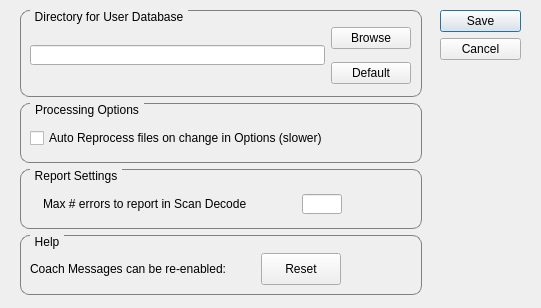
<?xml version="1.0" encoding="UTF-8"?>
<ui version="4.0">
 <class>SnoopConfigDialog</class>
 <widget class="QDialog" name="SnoopConfigDialog">
  <property name="geometry">
   <rect>
    <x>0</x>
    <y>0</y>
    <width>541</width>
    <height>308</height>
   </rect>
  </property>
  <property name="windowTitle">
   <string>JPEGsnoop Configuration</string>
  </property>
  <property name="modal">
   <bool>true</bool>
  </property>
  <widget class="QDialogButtonBox" name="buttonBox">
   <property name="geometry">
    <rect>
     <x>440</x>
     <y>10</y>
     <width>81</width>
     <height>71</height>
    </rect>
   </property>
   <property name="orientation">
    <enum>Qt::Vertical</enum>
   </property>
   <property name="standardButtons">
    <set>QDialogButtonBox::Cancel|QDialogButtonBox::Save</set>
   </property>
  </widget>
  <widget class="QWidget" name="layoutWidget">
   <property name="geometry">
    <rect>
     <x>20</x>
     <y>10</y>
     <width>402</width>
     <height>285</height>
    </rect>
   </property>
   <layout class="QVBoxLayout" name="verticalLayout_3">
    <item>
     <widget class="QGroupBox" name="groupBox">
      <property name="minimumSize">
       <size>
        <width>400</width>
        <height>80</height>
       </size>
      </property>
      <property name="styleSheet">
       <string notr="true">QGroupBox {
    border: 1px solid gray;
    border-radius: 9px;
    margin-top: 0.5em;
}

QGroupBox::title {
    subcontrol-origin: margin;
    left: 10px;
    padding: 0 3px 0 3px;
}</string>
      </property>
      <property name="title">
       <string>Directory for User Database</string>
      </property>
      <property name="flat">
       <bool>true</bool>
      </property>
      <widget class="QWidget" name="layoutWidget">
       <property name="geometry">
        <rect>
         <x>10</x>
         <y>10</y>
         <width>381</width>
         <height>71</height>
        </rect>
       </property>
       <layout class="QHBoxLayout" name="horizontalLayout_2">
        <item>
         <widget class="QLineEdit" name="leDbPath">
          <property name="maximumSize">
           <size>
            <width>320</width>
            <height>20</height>
           </size>
          </property>
         </widget>
        </item>
        <item>
         <layout class="QVBoxLayout" name="verticalLayout">
          <item>
           <widget class="QPushButton" name="btnBrowse">
            <property name="text">
             <string>Browse</string>
            </property>
           </widget>
          </item>
          <item>
           <widget class="QPushButton" name="btnDefault">
            <property name="text">
             <string>Default</string>
            </property>
           </widget>
          </item>
         </layout>
        </item>
       </layout>
      </widget>
     </widget>
    </item>
    <item>
     <widget class="QGroupBox" name="groupBox_3">
      <property name="minimumSize">
       <size>
        <width>400</width>
        <height>60</height>
       </size>
      </property>
      <property name="maximumSize">
       <size>
        <width>16777215</width>
        <height>60</height>
       </size>
      </property>
      <property name="styleSheet">
       <string notr="true">QGroupBox {
    border: 1px solid gray;
    border-radius: 9px;
    margin-top: 0.5em;
}

QGroupBox::title {
    subcontrol-origin: margin;
    left: 10px;
    padding: 0 3px 0 3px;
}</string>
      </property>
      <property name="title">
       <string>Processing Options</string>
      </property>
      <property name="flat">
       <bool>true</bool>
      </property>
      <widget class="QWidget" name="layoutWidget">
       <property name="geometry">
        <rect>
         <x>10</x>
         <y>20</y>
         <width>335</width>
         <height>31</height>
        </rect>
       </property>
       <layout class="QVBoxLayout" name="verticalLayout_2">
        <item>
         <widget class="QCheckBox" name="cbAutoReprocess">
          <property name="text">
           <string>Auto Reprocess files on change in Options (slower)</string>
          </property>
         </widget>
        </item>
       </layout>
      </widget>
     </widget>
    </item>
    <item>
     <widget class="QGroupBox" name="groupBox_4">
      <property name="minimumSize">
       <size>
        <width>400</width>
        <height>60</height>
       </size>
      </property>
      <property name="maximumSize">
       <size>
        <width>16777215</width>
        <height>60</height>
       </size>
      </property>
      <property name="styleSheet">
       <string notr="true">QGroupBox {
    border: 1px solid gray;
    border-radius: 9px;
    margin-top: 0.5em;
}

QGroupBox::title {
    subcontrol-origin: margin;
    left: 10px;
    padding: 0 3px 0 3px;
}</string>
      </property>
      <property name="title">
       <string>Report Settings</string>
      </property>
      <property name="flat">
       <bool>true</bool>
      </property>
      <widget class="QWidget" name="layoutWidget">
       <property name="geometry">
        <rect>
         <x>10</x>
         <y>20</y>
         <width>325</width>
         <height>31</height>
        </rect>
       </property>
       <layout class="QHBoxLayout" name="horizontalLayout_3">
        <item>
         <widget class="QLabel" name="label">
          <property name="minimumSize">
           <size>
            <width>240</width>
            <height>20</height>
           </size>
          </property>
          <property name="maximumSize">
           <size>
            <width>240</width>
            <height>20</height>
           </size>
          </property>
          <property name="text">
           <string>Max # errors to report in Scan Decode</string>
          </property>
         </widget>
        </item>
        <item>
         <widget class="QLineEdit" name="leMaxErrors">
          <property name="maximumSize">
           <size>
            <width>40</width>
            <height>20</height>
           </size>
          </property>
         </widget>
        </item>
       </layout>
      </widget>
     </widget>
    </item>
    <item>
     <widget class="QGroupBox" name="groupBox_5">
      <property name="minimumSize">
       <size>
        <width>400</width>
        <height>60</height>
       </size>
      </property>
      <property name="maximumSize">
       <size>
        <width>16777215</width>
        <height>60</height>
       </size>
      </property>
      <property name="styleSheet">
       <string notr="true">QGroupBox {
    border: 1px solid gray;
    border-radius: 9px;
    margin-top: 0.5em;
}

QGroupBox::title {
    subcontrol-origin: margin;
    left: 10px;
    padding: 0 3px 0 3px;
}</string>
      </property>
      <property name="title">
       <string>Help</string>
      </property>
      <property name="flat">
       <bool>true</bool>
      </property>
      <widget class="QWidget" name="layoutWidget">
       <property name="geometry">
        <rect>
         <x>10</x>
         <y>10</y>
         <width>311</width>
         <height>48</height>
        </rect>
       </property>
       <layout class="QHBoxLayout" name="horizontalLayout_4">
        <property name="topMargin">
         <number>0</number>
        </property>
        <item>
         <widget class="QLabel" name="label_3">
          <property name="maximumSize">
           <size>
            <width>230</width>
            <height>20</height>
           </size>
          </property>
          <property name="text">
           <string>Coach Messages can be re-enabled:</string>
          </property>
         </widget>
        </item>
        <item>
         <widget class="QPushButton" name="btnReset">
          <property name="minimumSize">
           <size>
            <width>80</width>
            <height>32</height>
           </size>
          </property>
          <property name="maximumSize">
           <size>
            <width>80</width>
            <height>32</height>
           </size>
          </property>
          <property name="text">
           <string>Reset</string>
          </property>
         </widget>
        </item>
       </layout>
      </widget>
     </widget>
    </item>
   </layout>
  </widget>
 </widget>
 <resources/>
 <connections/>
</ui>
